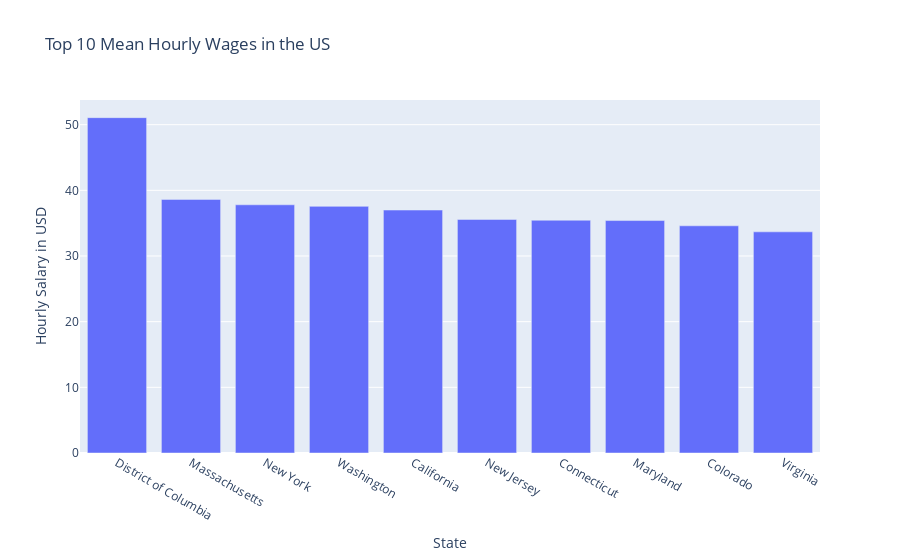

Here is the notebook cell this chart was saved with:
### Code cell
fig_4a = px.bar(top_10_states, x='AREA_TITLE', y='H_MEAN',
                   #r='H_MEAN',  # Radius (wage value)
                   #theta='AREA_TITLE',  # Angle (categories)
                   #color='H_MEAN',  # Color based on wages
                   #color_continuous_scale='Blues',
                   title="Top 10 Mean Hourly Wages in the US",
                   labels={
                       'AREA_TITLE':'State',
                       'H_MEAN': 'Hourly Salary in USD'
                   })

# Show the figure
fig_4a.show()


fig_5b = px.bar(top_10_states, x='AREA_TITLE', y='A_MEAN',
                   #r='H_MEAN',  # Radius (wage value)
                   #theta='AREA_TITLE',  # Angle (categories)
                   #color='H_MEAN',  # Color based on wages
                   color_continuous_scale='viridis',
                   title="Top 10 Mean Annual Wages in the US",
                   labels={
                       'AREA_TITLE':'State',
                       'A_MEAN': 'Annual Salary in USD'
                   })

# Show the figure
fig_5b.show()

### Figure 1 — Plotly figure (JSON) as saved in the notebook; plotly's stock layout.template omitted (floating-point values rounded to 4 significant figures)
{"data": [{"alignmentgroup": "True", "hovertemplate": "State=%{x}<br>Hourly Salary in USD=%{y}<extra></extra>", "legendgroup": "", "marker": {"color": "#636efa", "pattern": {"shape": ""}}, "name": "", "offsetgroup": "", "orientation": "v", "showlegend": false, "textposition": "auto", "type": "bar", "x": ["District of Columbia", "Massachusetts", "New York", "Washington", "California", "New Jersey", "Connecticut", "Maryland", "Colorado", "Virginia"], "xaxis": "x", "y": [51.07, 38.62, 37.8, 37.56, 37, 35.57, 35.45, 35.4, 34.6, 33.68], "yaxis": "y"}], "layout": {"barmode": "relative", "legend": {"tracegroupgap": 0}, "title": {"text": "Top 10 Mean Hourly Wages in the US"}, "xaxis": {"anchor": "y", "domain": [0, 1], "title": {"text": "State"}}, "yaxis": {"anchor": "x", "domain": [0, 1], "title": {"text": "Hourly Salary in USD"}}}}
